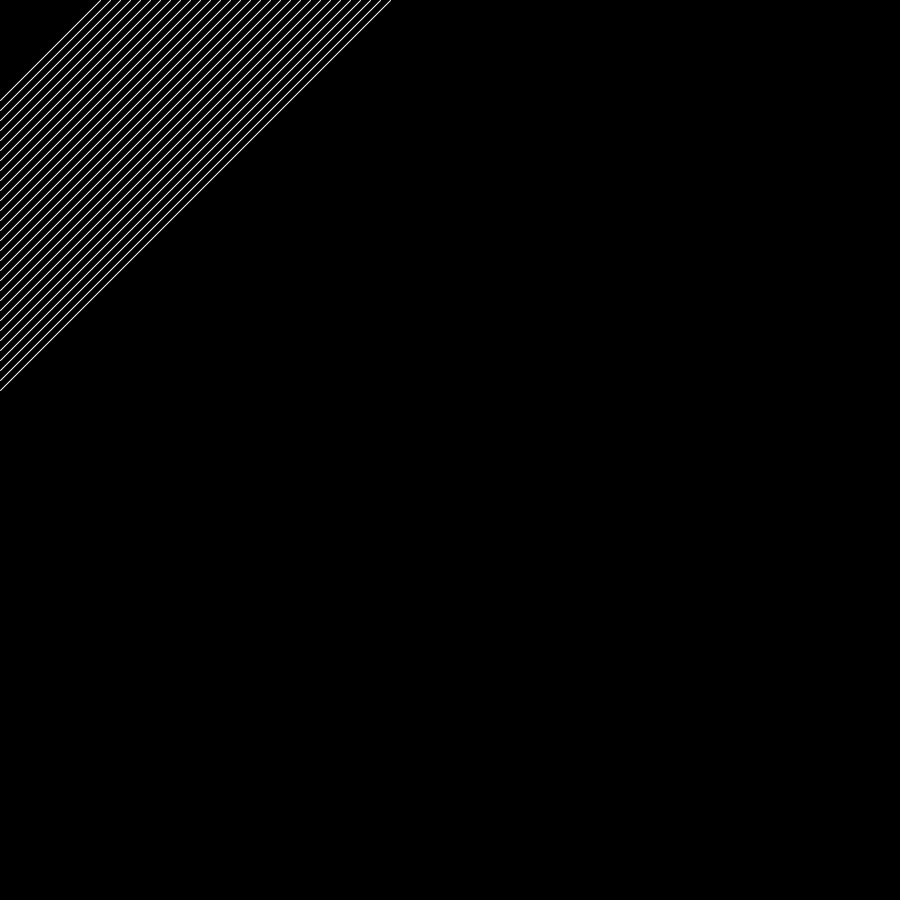
Frame 1 (no input)
Frame 60 (the mouse pressed at the canvas centre just before this capture): identical to frame 1, image omitted
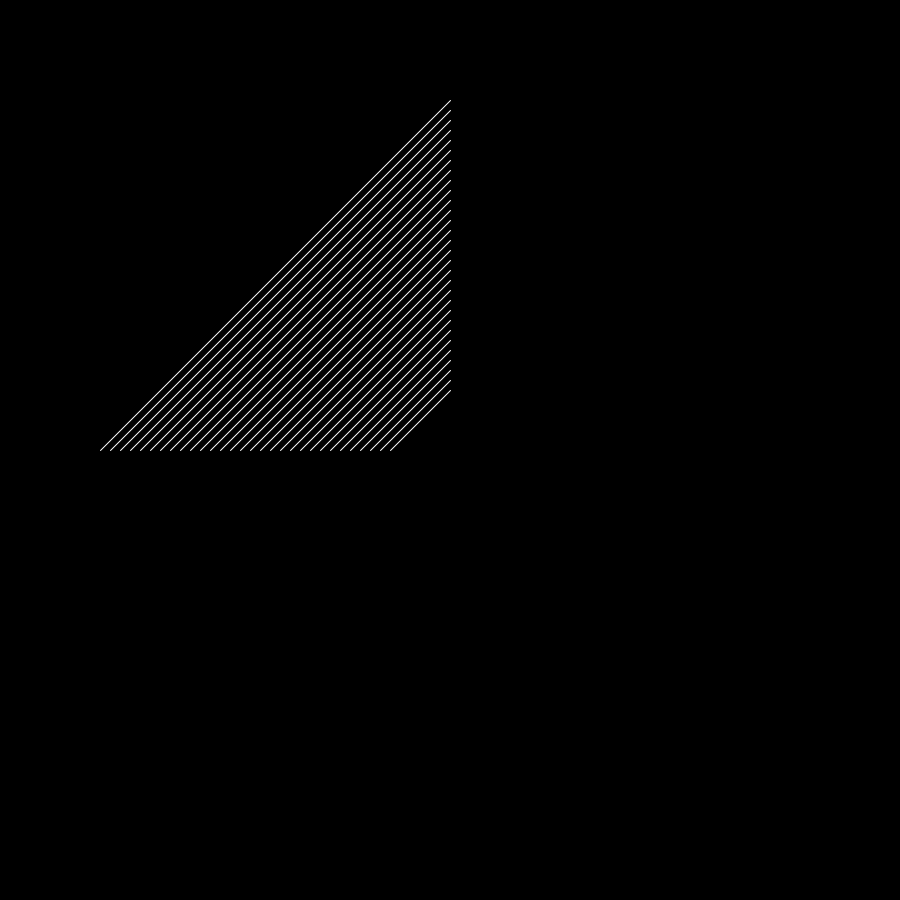
Frame 120 (the mouse held since frame 60 and released just before this capture)

The Processing sketch that drew these frames (run headless with seeded random() and noise(); from frame 60 on, the mouse is pressed at the canvas centre):

// Processing sketch: DrawFor
// ── DrawFor.pde

void setup() {
  size(900, 900);
}


void draw() {
  background(0);
  //primero inicial
  //segundo donde termina
  //tercero como aumentar
  for (int i = 0; i < 30; i = i + 1) {
    //fill(100 + i*10);
    //line(inicialX, inicialY, finalX, finalY);
    
    stroke(255);
    //line(inicialX, inicialY, finalX, finalY);
    line(100 + i*10, mouseX, mouseY, 100 + i*10);
    
    //posicion(x, y), tamano(tamano, tamano)
    //ellipse(100 + i*60, 100, 50, 50); //Cambia X
    //ellipse(100, 100 + i*60, 50, 50); //Cambia Y
  }
  
}
